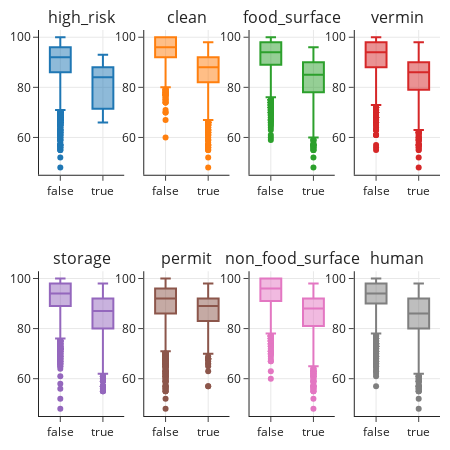

Notebook code for this chart:
### Markdown cell above
Now, we make our plot:

### Code cell
fig = make_subplots(rows=2, cols=4,
                    subplot_titles=feature_names)

fig.add_trace(
    go.Box(x=ins_and_vios[feature_names[0]], y=ins_and_vios['score']), 
    row=1, col=1)
    
fig.add_trace(
    go.Box(x=ins_and_vios[feature_names[1]], y=ins_and_vios['score']), 
    row=1, col=2)

fig.add_trace(
    go.Box(x=ins_and_vios[feature_names[2]], y=ins_and_vios['score']), 
    row=1, col=3)
    
fig.add_trace(
    go.Box(x=ins_and_vios[feature_names[3]], y=ins_and_vios['score']), 
    row=1, col=4)

fig.add_trace(
    go.Box(x=ins_and_vios[feature_names[4]], y=ins_and_vios['score']), 
    row=2, col=1)
    
fig.add_trace(
    go.Box(x=ins_and_vios[feature_names[5]], y=ins_and_vios['score']), 
    row=2, col=2)

fig.add_trace(
    go.Box(x=ins_and_vios[feature_names[6]], y=ins_and_vios['score']), 
    row=2, col=3)
    
fig.add_trace(
    go.Box(x=ins_and_vios[feature_names[7]], y=ins_and_vios['score']), 
    row=2, col=4)

fig.update_xaxes(categoryorder='array', categoryarray= ['false', 'true'])

fig.update_layout(height=450, width=450, showlegend=False, margin=dict(t=30))

fig.show()

### Figure 1 — Plotly figure (JSON) as saved in the notebook; plotly's stock layout.template omitted (floating-point values rounded to 4 significant figures; data arrays with more than 128 entries replaced by an {"elided": "..."} marker saying what was removed)
{"data": [{"type": "box", "x": {"elided": "5443 bool values"}, "xaxis": "x", "y": {"elided": "5443 int values"}, "yaxis": "y"}, {"type": "box", "x": {"elided": "5443 bool values"}, "xaxis": "x2", "y": {"elided": "5443 int values"}, "yaxis": "y2"}, {"type": "box", "x": {"elided": "5443 bool values"}, "xaxis": "x3", "y": {"elided": "5443 int values"}, "yaxis": "y3"}, {"type": "box", "x": {"elided": "5443 bool values"}, "xaxis": "x4", "y": {"elided": "5443 int values"}, "yaxis": "y4"}, {"type": "box", "x": {"elided": "5443 bool values"}, "xaxis": "x5", "y": {"elided": "5443 int values"}, "yaxis": "y5"}, {"type": "box", "x": {"elided": "5443 bool values"}, "xaxis": "x6", "y": {"elided": "5443 int values"}, "yaxis": "y6"}, {"type": "box", "x": {"elided": "5443 bool values"}, "xaxis": "x7", "y": {"elided": "5443 int values"}, "yaxis": "y7"}, {"type": "box", "x": {"elided": "5443 bool values"}, "xaxis": "x8", "y": {"elided": "5443 int values"}, "yaxis": "y8"}], "layout": {"annotations": [{"font": {"size": 16}, "showarrow": false, "text": "high_risk", "x": 0.1062, "xanchor": "center", "xref": "paper", "y": 1, "yanchor": "bottom", "yref": "paper"}, {"font": {"size": 16}, "showarrow": false, "text": "clean", "x": 0.3688, "xanchor": "center", "xref": "paper", "y": 1, "yanchor": "bottom", "yref": "paper"}, {"font": {"size": 16}, "showarrow": false, "text": "food_surface", "x": 0.6313, "xanchor": "center", "xref": "paper", "y": 1, "yanchor": "bottom", "yref": "paper"}, {"font": {"size": 16}, "showarrow": false, "text": "vermin", "x": 0.8938, "xanchor": "center", "xref": "paper", "y": 1, "yanchor": "bottom", "yref": "paper"}, {"font": {"size": 16}, "showarrow": false, "text": "storage", "x": 0.1062, "xanchor": "center", "xref": "paper", "y": 0.375, "yanchor": "bottom", "yref": "paper"}, {"font": {"size": 16}, "showarrow": false, "text": "permit", "x": 0.3688, "xanchor": "center", "xref": "paper", "y": 0.375, "yanchor": "bottom", "yref": "paper"}, {"font": {"size": 16}, "showarrow": false, "text": "non_food_surface", "x": 0.6313, "xanchor": "center", "xref": "paper", "y": 0.375, "yanchor": "bottom", "yref": "paper"}, {"font": {"size": 16}, "showarrow": false, "text": "human", "x": 0.8938, "xanchor": "center", "xref": "paper", "y": 0.375, "yanchor": "bottom", "yref": "paper"}], "height": 450, "margin": {"t": 30}, "showlegend": false, "width": 450, "xaxis": {"anchor": "y", "autorange": true, "categoryarray": ["false", "true"], "categoryorder": "array", "domain": [0, 0.2125], "range": [-0.5, 1.5], "type": "category"}, "xaxis2": {"anchor": "y2", "autorange": true, "categoryarray": ["false", "true"], "categoryorder": "array", "domain": [0.2625, 0.475], "range": [-0.5, 1.5], "type": "category"}, "xaxis3": {"anchor": "y3", "autorange": true, "categoryarray": ["false", "true"], "categoryorder": "array", "domain": [0.525, 0.7375], "range": [-0.5, 1.5], "type": "category"}, "xaxis4": {"anchor": "y4", "autorange": true, "categoryarray": ["false", "true"], "categoryorder": "array", "domain": [0.7875, 1], "range": [-0.5, 1.5], "type": "category"}, "xaxis5": {"anchor": "y5", "autorange": true, "categoryarray": ["false", "true"], "categoryorder": "array", "domain": [0, 0.2125], "range": [-0.5, 1.5], "type": "category"}, "xaxis6": {"anchor": "y6", "autorange": true, "categoryarray": ["false", "true"], "categoryorder": "array", "domain": [0.2625, 0.475], "range": [-0.5, 1.5], "type": "category"}, "xaxis7": {"anchor": "y7", "autorange": true, "categoryarray": ["false", "true"], "categoryorder": "array", "domain": [0.525, 0.7375], "range": [-0.5, 1.5], "type": "category"}, "xaxis8": {"anchor": "y8", "autorange": true, "categoryarray": ["false", "true"], "categoryorder": "array", "domain": [0.7875, 1], "range": [-0.5, 1.5], "type": "category"}, "yaxis": {"anchor": "x", "autorange": true, "domain": [0.625, 1], "range": [45.11, 102.9], "type": "linear"}, "yaxis2": {"anchor": "x2", "autorange": true, "domain": [0.625, 1], "range": [45.11, 102.9], "type": "linear"}, "yaxis3": {"anchor": "x3", "autorange": true, "domain": [0.625, 1], "range": [45.11, 102.9], "type": "linear"}, "yaxis4": {"anchor": "x4", "autorange": true, "domain": [0.625, 1], "range": [45.11, 102.9], "type": "linear"}, "yaxis5": {"anchor": "x5", "autorange": true, "domain": [0, 0.375], "range": [45.11, 102.9], "type": "linear"}, "yaxis6": {"anchor": "x6", "autorange": true, "domain": [0, 0.375], "range": [45.11, 102.9], "type": "linear"}, "yaxis7": {"anchor": "x7", "autorange": true, "domain": [0, 0.375], "range": [45.11, 102.9], "type": "linear"}, "yaxis8": {"anchor": "x8", "autorange": true, "domain": [0, 0.375], "range": [45.11, 102.9], "type": "linear"}}}
